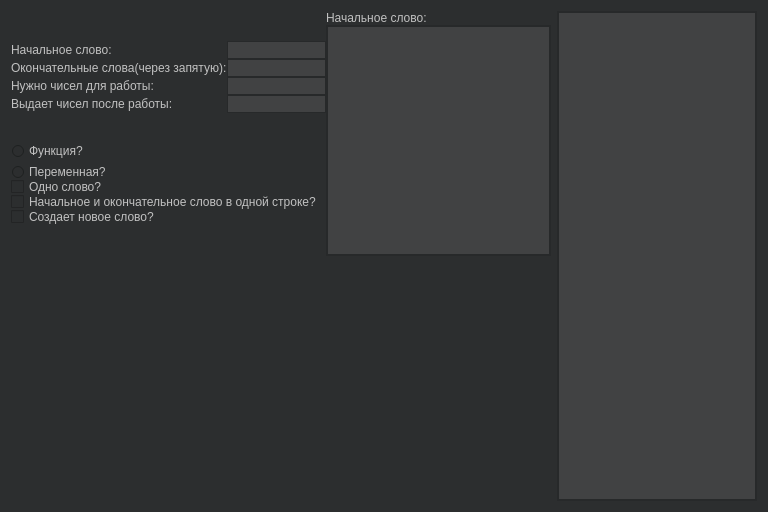
<?xml version="1.0" encoding="UTF-8"?>
<ui version="4.0">
 <class>Dialog</class>
 <widget class="QDialog" name="Dialog">
  <property name="geometry">
   <rect>
    <x>0</x>
    <y>0</y>
    <width>768</width>
    <height>512</height>
   </rect>
  </property>
  <property name="minimumSize">
   <size>
    <width>768</width>
    <height>512</height>
   </size>
  </property>
  <property name="windowTitle">
   <string>Dialog</string>
  </property>
  <property name="styleSheet">
   <string notr="true">background-color:#2C2E2F;
</string>
  </property>
  <layout class="QGridLayout" name="gridLayout">
   <item row="0" column="0">
    <layout class="QHBoxLayout" name="horizontalLayout_4">
     <item>
      <layout class="QVBoxLayout" name="verticalLayout_8">
       <item>
        <layout class="QHBoxLayout" name="horizontalLayout_3">
         <property name="spacing">
          <number>0</number>
         </property>
         <item>
          <layout class="QVBoxLayout" name="verticalLayout_7">
           <property name="spacing">
            <number>0</number>
           </property>
           <item>
            <layout class="QHBoxLayout" name="horizontalLayout">
             <property name="spacing">
              <number>0</number>
             </property>
             <item>
              <layout class="QVBoxLayout" name="verticalLayout">
               <property name="spacing">
                <number>0</number>
               </property>
               <item>
                <widget class="QLabel" name="label">
                 <property name="styleSheet">
                  <string notr="true">
    spacing: 5px;
	color: #c1c1c1;</string>
                 </property>
                 <property name="text">
                  <string>Начальное слово:</string>
                 </property>
                </widget>
               </item>
               <item>
                <widget class="QLabel" name="label_3">
                 <property name="styleSheet">
                  <string notr="true">
    spacing: 5px;
	color: #c1c1c1;</string>
                 </property>
                 <property name="text">
                  <string>Окончательные слова(через запятую):</string>
                 </property>
                </widget>
               </item>
               <item>
                <widget class="QLabel" name="label_2">
                 <property name="styleSheet">
                  <string notr="true">
    spacing: 5px;
	color: #c1c1c1;</string>
                 </property>
                 <property name="text">
                  <string>Нужно чисел для работы:</string>
                 </property>
                </widget>
               </item>
               <item>
                <widget class="QLabel" name="label_4">
                 <property name="styleSheet">
                  <string notr="true">
    spacing: 5px;
	color: #c1c1c1;</string>
                 </property>
                 <property name="text">
                  <string>Выдает чисел после работы:</string>
                 </property>
                </widget>
               </item>
              </layout>
             </item>
             <item>
              <layout class="QVBoxLayout" name="verticalLayout_2">
               <property name="spacing">
                <number>0</number>
               </property>
               <item>
                <widget class="QLineEdit" name="lineEdit">
                 <property name="styleSheet">
                  <string notr="true">QLineEdit
{
    border-style: solid;
    border-width: 1px;
    border-color: #27292a;
    color:#d1d1d1;
	background-color:#414243;
}</string>
                 </property>
                 <property name="text">
                  <string/>
                 </property>
                </widget>
               </item>
               <item>
                <widget class="QLineEdit" name="lineEdit_2">
                 <property name="styleSheet">
                  <string notr="true">QLineEdit
{
    border-style: solid;
    border-width: 1px;
    border-color: #27292a;
    color:#d1d1d1;
	background-color:#414243;
}</string>
                 </property>
                </widget>
               </item>
               <item>
                <widget class="QLineEdit" name="lineEdit_3">
                 <property name="styleSheet">
                  <string notr="true">QLineEdit
{
    border-style: solid;
    border-width: 1px;
    border-color: #27292a;
    color:#d1d1d1;
	background-color:#414243;
}</string>
                 </property>
                </widget>
               </item>
               <item>
                <widget class="QLineEdit" name="lineEdit_4">
                 <property name="styleSheet">
                  <string notr="true">QLineEdit
{
    border-style: solid;
    border-width: 1px;
    border-color: #27292a;
    color:#d1d1d1;
	background-color:#414243;
}</string>
                 </property>
                </widget>
               </item>
              </layout>
             </item>
            </layout>
           </item>
           <item>
            <layout class="QHBoxLayout" name="horizontalLayout_2">
             <item>
              <layout class="QVBoxLayout" name="verticalLayout_5">
               <item>
                <layout class="QVBoxLayout" name="verticalLayout_3">
                 <property name="spacing">
                  <number>6</number>
                 </property>
                 <item>
                  <widget class="QRadioButton" name="radioButton">
                   <property name="styleSheet">
                    <string notr="true">QRadioButton{
    spacing: 5px;
	color: #c1c1c1;
}
QRadioButton::indicator {
    width: 13px;
    height: 13px;
}

QRadioButton::indicator::unchecked {
    image: url(:/images/radio_button_unchecked.png);
}

QRadioButton::indicator:unchecked:hover {
    image: url(:/images/radio_button_unchecked_hover.png);
}

QRadioButton::indicator:unchecked:pressed {
    image: url(:/images/radio_button_unchecked_hover.png);
}

QRadioButton::indicator::checked {
    image: url(:/images/radio_button_checked.png);
}

QRadioButton::indicator:checked:hover {
    image: url(:/images/radio_button_checked_hover.png);
}

QRadioButton::indicator:checked:pressed {
    image: url(:/images/radio_button_checked_selected.png);
}</string>
                   </property>
                   <property name="text">
                    <string>Функция?</string>
                   </property>
                  </widget>
                 </item>
                 <item>
                  <widget class="QRadioButton" name="radioButton_2">
                   <property name="styleSheet">
                    <string notr="true">QRadioButton{
    spacing: 5px;
	color: #c1c1c1;
}
QRadioButton::indicator {
    width: 13px;
    height: 13px;
}

QRadioButton::indicator::unchecked {
    image: url(:/images/radio_button_unchecked.png);
}

QRadioButton::indicator:unchecked:hover {
    image: url(:/images/radio_button_unchecked_hover.png);
}

QRadioButton::indicator:unchecked:pressed {
    image: url(:/images/radio_button_unchecked_hover.png);
}

QRadioButton::indicator::checked {
    image: url(:/images/radio_button_checked.png);
}

QRadioButton::indicator:checked:hover {
    image: url(:/images/radio_button_checked_hover.png);
}

QRadioButton::indicator:checked:pressed {
    image: url(:/images/radio_button_checked_selected.png);
}</string>
                   </property>
                   <property name="text">
                    <string>Переменная?</string>
                   </property>
                  </widget>
                 </item>
                </layout>
               </item>
               <item>
                <layout class="QVBoxLayout" name="verticalLayout_4">
                 <item>
                  <widget class="QCheckBox" name="checkBox">
                   <property name="styleSheet">
                    <string notr="true">QCheckBox{
    spacing: 5px;
	color: #c1c1c1;
}

QCheckBox::indicator {
    width: 13px;
    height: 13px;
}

QCheckBox::indicator:unchecked {
    image: url(:/images/checkbox_unchecked.png);
}

QCheckBox::indicator:unchecked:hover {
    image: url(:/images/checkbox_unchecked_hover.png);
}

QCheckBox::indicator:unchecked:pressed {
    image: url(:/images/checkbox_unchecked_pressed.png);
}

QCheckBox::indicator:checked {
    image: url(:/images/checkbox_checked.png);
}

QCheckBox::indicator:checked:hover {
    image: url(:/images/checkbox_checked_hover.png);
}

QCheckBox::indicator:checked:pressed {
    image: url(:/images/checkbox_checked_pressed.png);
}

QCheckBox::indicator:indeterminate:hover {
    image: url(:/images/checkbox_indeterminate_hover.png);
}

QCheckBox::indicator:indeterminate:pressed {
    image: url(:/images/checkbox_indeterminate_pressed.png);
}</string>
                   </property>
                   <property name="text">
                    <string>Одно слово?</string>
                   </property>
                  </widget>
                 </item>
                 <item>
                  <widget class="QCheckBox" name="checkBox_2">
                   <property name="styleSheet">
                    <string notr="true">QCheckBox{
    spacing: 5px;
	color: #c1c1c1;
}

QCheckBox::indicator {
    width: 13px;
    height: 13px;
}

QCheckBox::indicator:unchecked {
    image: url(:/images/checkbox_unchecked.png);
}

QCheckBox::indicator:unchecked:hover {
    image: url(:/images/checkbox_unchecked_hover.png);
}

QCheckBox::indicator:unchecked:pressed {
    image: url(:/images/checkbox_unchecked_pressed.png);
}

QCheckBox::indicator:checked {
    image: url(:/images/checkbox_checked.png);
}

QCheckBox::indicator:checked:hover {
    image: url(:/images/checkbox_checked_hover.png);
}

QCheckBox::indicator:checked:pressed {
    image: url(:/images/checkbox_checked_pressed.png);
}

QCheckBox::indicator:indeterminate:hover {
    image: url(:/images/checkbox_indeterminate_hover.png);
}

QCheckBox::indicator:indeterminate:pressed {
    image: url(:/images/checkbox_indeterminate_pressed.png);
}</string>
                   </property>
                   <property name="text">
                    <string>Начальное и окончательное слово в одной строке?</string>
                   </property>
                  </widget>
                 </item>
                 <item>
                  <widget class="QCheckBox" name="checkBox_3">
                   <property name="styleSheet">
                    <string notr="true">QCheckBox{
    spacing: 5px;
	color: #c1c1c1;
}

QCheckBox::indicator {
    width: 13px;
    height: 13px;
}

QCheckBox::indicator:unchecked {
    image: url(:/images/checkbox_unchecked.png);
}

QCheckBox::indicator:unchecked:hover {
    image: url(:/images/checkbox_unchecked_hover.png);
}

QCheckBox::indicator:unchecked:pressed {
    image: url(:/images/checkbox_unchecked_pressed.png);
}

QCheckBox::indicator:checked {
    image: url(:/images/checkbox_checked.png);
}

QCheckBox::indicator:checked:hover {
    image: url(:/images/checkbox_checked_hover.png);
}

QCheckBox::indicator:checked:pressed {
    image: url(:/images/checkbox_checked_pressed.png);
}

QCheckBox::indicator:indeterminate:hover {
    image: url(:/images/checkbox_indeterminate_hover.png);
}

QCheckBox::indicator:indeterminate:pressed {
    image: url(:/images/checkbox_indeterminate_pressed.png);
}</string>
                   </property>
                   <property name="text">
                    <string>Создает новое слово?</string>
                   </property>
                  </widget>
                 </item>
                </layout>
               </item>
              </layout>
             </item>
             <item>
              <spacer name="horizontalSpacer">
               <property name="orientation">
                <enum>Qt::Horizontal</enum>
               </property>
               <property name="sizeHint" stdset="0">
                <size>
                 <width>40</width>
                 <height>20</height>
                </size>
               </property>
              </spacer>
             </item>
            </layout>
           </item>
          </layout>
         </item>
         <item>
          <layout class="QVBoxLayout" name="verticalLayout_6">
           <item>
            <widget class="QLabel" name="label_5">
             <property name="styleSheet">
              <string notr="true">
    spacing: 5px;
	color: #c1c1c1;</string>
             </property>
             <property name="text">
              <string>Начальное слово:</string>
             </property>
            </widget>
           </item>
           <item>
            <widget class="QTextEdit" name="textEdit">
             <property name="styleSheet">
              <string notr="true">QScrollBar:horizontal {
                            color:#AFAFAF;
                        background-color:#2C2E2F;
                        }

                        QScrollBar::handle:horizontal {

                         border: 2px groove #6b6c6d;
                        border-radius:4px;
                        background-color:#2C2E2F;
                            color:#AFAFAF;
                            min-width: 40px;
                        }

                        QScrollBar::add-page:horizontal, QScrollBar::sub-page:horizontal {
                            color:#c1c1c1;
                        background-color:#2C2E2F;
                        }

                        QScrollBar:vertical {
                            color:#AFAFAF;
                        background-color:#2C2E2F;
                         }
                         QScrollBar::handle:vertical {
                         border: 2px groove #6b6c6d;
                        border-radius:4px;
                        background-color:#2C2E2F;
                            color:#AFAFAF;
                             min-height: 80px;
                         }
                         QScrollBar::add-page:vertical, QScrollBar::sub-page:vertical {
                            background: #2C2E2F;
                         }

                        QTextEdit{
                        border-style: solid;
                        border-width: 2px;
                        border-color: #27292a;
						background-color:#414243;
                        color:#FAFAFA;
                        }</string>
             </property>
            </widget>
           </item>
          </layout>
         </item>
        </layout>
       </item>
       <item>
        <spacer name="verticalSpacer">
         <property name="orientation">
          <enum>Qt::Vertical</enum>
         </property>
         <property name="sizeHint" stdset="0">
          <size>
           <width>20</width>
           <height>40</height>
          </size>
         </property>
        </spacer>
       </item>
      </layout>
     </item>
     <item>
      <widget class="QListView" name="listView">
       <property name="minimumSize">
        <size>
         <width>200</width>
         <height>0</height>
        </size>
       </property>
       <property name="maximumSize">
        <size>
         <width>300</width>
         <height>16777215</height>
        </size>
       </property>
       <property name="styleSheet">
        <string notr="true">QListView
{
                        border-style: solid;
                        border-width: 2px;
                        border-color: #27292a;
						background-color:#414243;
}


QListView::item {
background-color:#4a4d4f;
 border: 2px solid #4a4d4f;
    border-bottom-color: #4a4d4f; /* same as the pane color */
    min-width: 12px;
    min-height: 12px;
    padding: 4px;
    padding-top: 2px;
	padding-bottom:02px;
}

QListView::item:selected {
    border-color: #007ACC;
    color:#FAFAFA;
	background:#007ACC;
}

QListView::item:selected:!active {
}

QListView::item:selected:active {
}

QListView::item:hover {
    background-color: #6b6c6d;
	border:#6b6c6d;
}</string>
       </property>
      </widget>
     </item>
    </layout>
   </item>
  </layout>
 </widget>
 <resources/>
 <connections/>
</ui>
